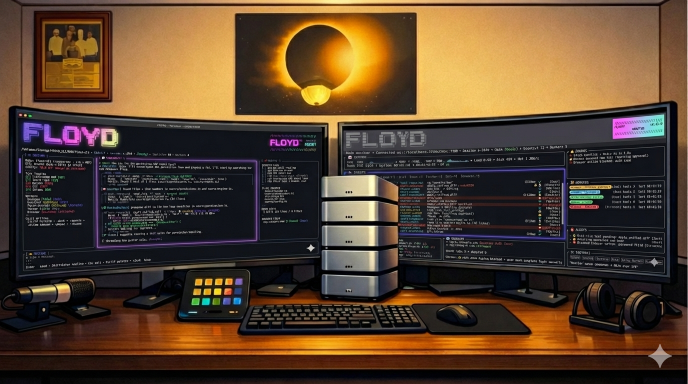
#> input picture extensibility/skills/design/canvas-design/original_workspace.png, 1376 x 768 px (shown at 1/2 size)
$ python create_social_card.py
#> lines starting #> are read from the running program, lines starting #| are printed output that depends on the picture
#!/usr/bin/env python3
"""Create museum-quality GitHub social card for FLOYD Code."""

from PIL import Image, ImageDraw, ImageFont, ImageFilter
import os

# Paths
input_path = "original_workspace.png"
output_path = "floyd_social_card.png"
target_size = (1200, 630)

# Colors (RGBA)
PURPLE = (139, 92, 246, 255)
PINK = (236, 72, 153, 255)
PURPLE_SUBTLE = (139, 92, 246, 15)
BORDER = (168, 85, 247, 60)

# Load and resize image to cover target size
img = Image.open(input_path).convert("RGBA")
#> img is the input picture: PIL image 1376x768 RGBA; mean R, G, B, A 87, 65.4, 45.8, 255
img_ratio = img.width / img.height
#> img_ratio = 1.79
target_ratio = target_size[0] / target_size[1]

if img_ratio > target_ratio:
    # Image is wider - fit to height
    new_height = target_size[1]
    new_width = int(new_height * img_ratio)
else:
    # Image is taller - fit to width
    new_width = target_size[0]
    new_height = int(new_width / img_ratio)
#> new_height = 669

img_resized = img.resize((new_width, new_height), Image.LANCZOS)
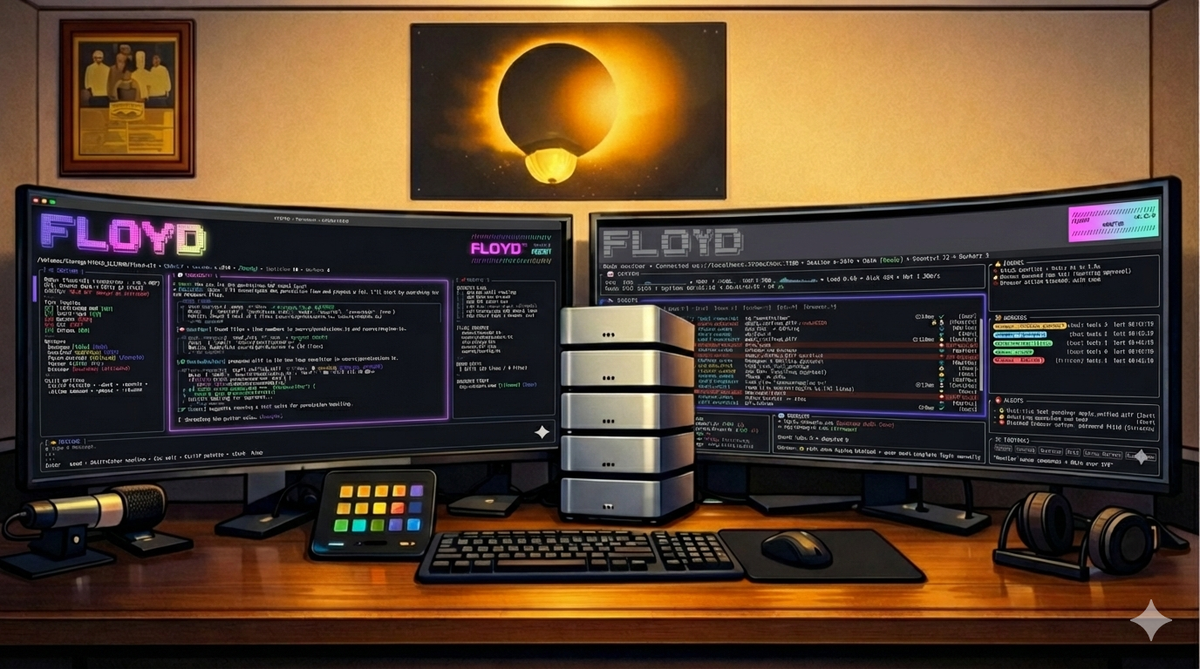
#> img_resized: PIL image 1200x669 RGBA; mean R, G, B, A 87, 65.4, 45.8, 255

# Create canvas with target size
canvas = Image.new("RGBA", target_size, (15, 15, 20, 255))
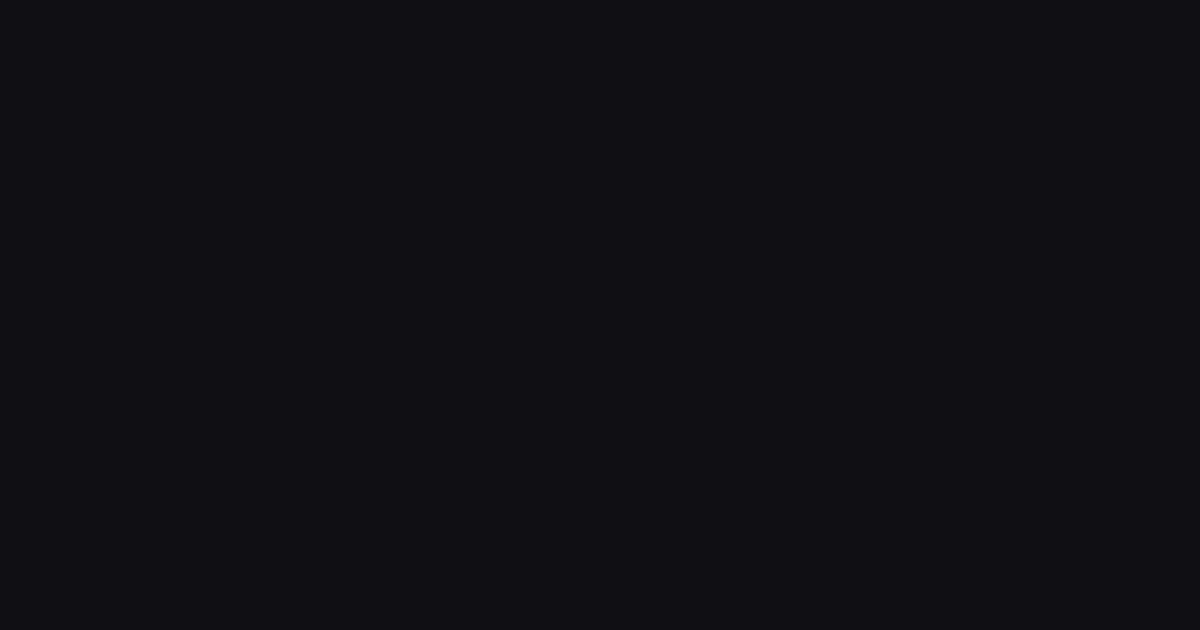
#> canvas: PIL image 1200x630 RGBA; mean R, G, B, A 15, 15, 20, 255

# Center the resized image
paste_x = (target_size[0] - new_width) // 2
paste_y = (target_size[1] - new_height) // 2
#> paste_y = -20
canvas.paste(img_resized, (paste_x, paste_y))

# Create base with blur for depth (subtle vignette effect)
blurred = canvas.filter(ImageFilter.GaussianBlur(radius=25))
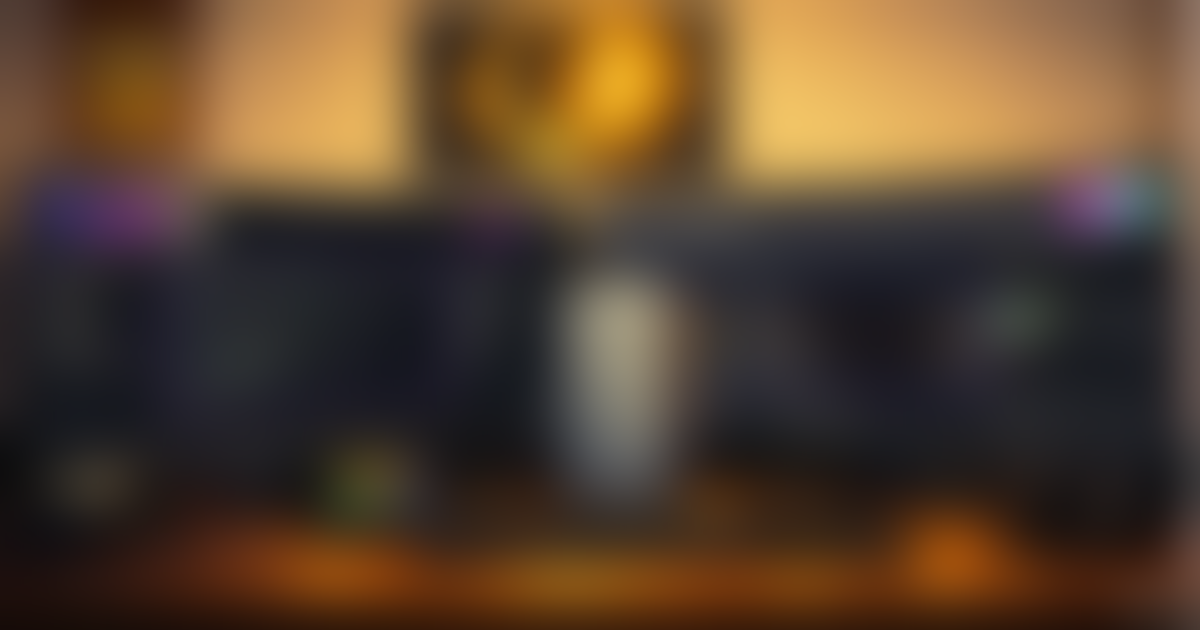
#> blurred: PIL image 1200x630 RGBA; mean R, G, B, A 87.9, 66.5, 46.9, 255
overlay = Image.new("RGBA", target_size, (0, 0, 0, 0))
#> overlay: PIL image 1200x630 RGBA; every value is 0

# Add subtle purple-pink gradient overlay (bottom-up)
for y in range(target_size[1]):
    intensity = int((y / target_size[1]) * 20)  # Subtle at bottom
    if intensity > 0:
        overlay_alpha = intensity
        # Mix purple and pink based on position
        purple_amt = 1 - (y / target_size[1])
        pink_amt = y / target_size[1]
        r = int(PURPLE[0] * purple_amt + PINK[0] * pink_amt)
        g = int(PURPLE[1] * purple_amt + PINK[1] * pink_amt)
        b = int(PURPLE[2] * purple_amt + PINK[2] * pink_amt)
        for x in range(target_size[0]):
            overlay.putpixel((x, y), (r, g, b, overlay_alpha))
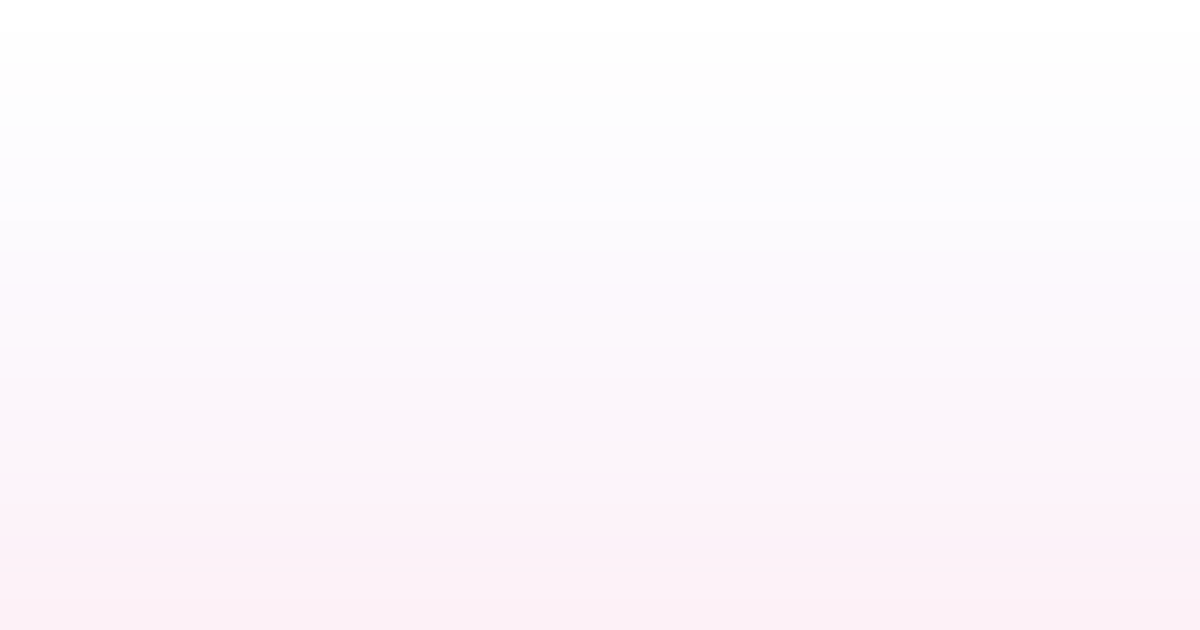
#> overlay: PIL image 1200x630 RGBA; mean R, G, B, A 179.8, 76.9, 186.7, 9.5; transparent parts drawn white

canvas = Image.alpha_composite(canvas, overlay)

# Add very subtle color wash
wash = Image.new("RGBA", target_size, PURPLE_SUBTLE)
canvas = Image.alpha_composite(canvas, wash)
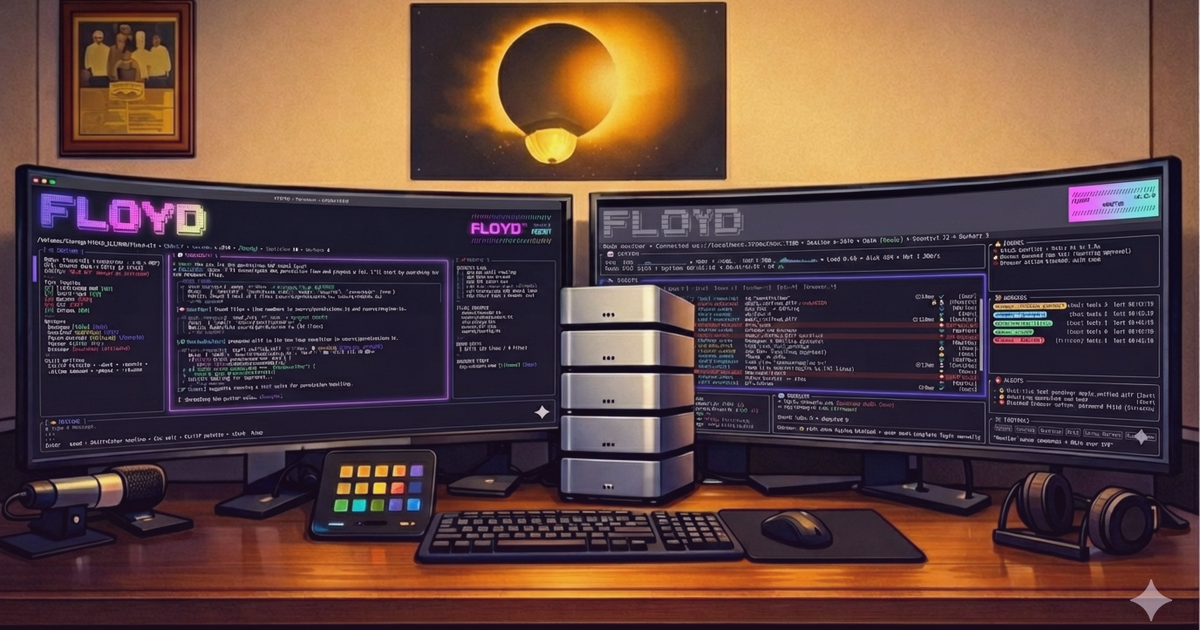
#> canvas: PIL image 1200x630 RGBA; mean R, G, B, A 95.4, 68.3, 63, 255

# Draw refined border
draw = ImageDraw.Draw(canvas)
margin = 12
border_rect = [margin, margin, target_size[0] - margin, target_size[1] - margin]
# Outer glow effect (multiple thin lines)
for i in range(3):
    alpha = 30 - i * 8
    draw.rectangle(border_rect, outline=(168, 85, 247, alpha), width=1)
    border_rect[0] += 1
    border_rect[1] += 1
    border_rect[2] -= 1
    border_rect[3] -= 1
#> after the loop, border_rect = [15, 15, 1185, 615]

# Create text watermark
text_canvas = Image.new("RGBA", target_size, (0, 0, 0, 0))
text_draw = ImageDraw.Draw(text_canvas)

# Try to use system fonts, fallback to default
try:
    font_large = ImageFont.truetype("/System/Library/Fonts/Helvetica.ttc", 52)
    font_small = ImageFont.truetype("/System/Library/Fonts/Helvetica-Light.ttc", 22)
except:
    try:
        font_large = ImageFont.truetype("DejaVuSans-Bold.ttf", 52)
        font_small = ImageFont.truetype("DejaVuSans.ttf", 22)
    except:
        font_large = ImageFont.load_default(size=52)
        font_small = ImageFont.load_default(size=22)

# Position: bottom left with generous margin
text_x = 40
text_y = target_size[1] - 85

# "FLOYD" in white with subtle shadow
text_draw.text((text_x + 2, text_y + 2), "FLOYD",
               font=font_large, fill=(0, 0, 0, 80))
text_draw.text((text_x, text_y), "FLOYD",
               font=font_large, fill=(255, 255, 255, 245))

# "Code" in pink below, offset and smaller
text_draw.text((text_x + 3, text_y + 58), "Code",
               font=font_small, fill=(232, 121, 249, 220))

# Composite text onto canvas
canvas = Image.alpha_composite(canvas, text_canvas)
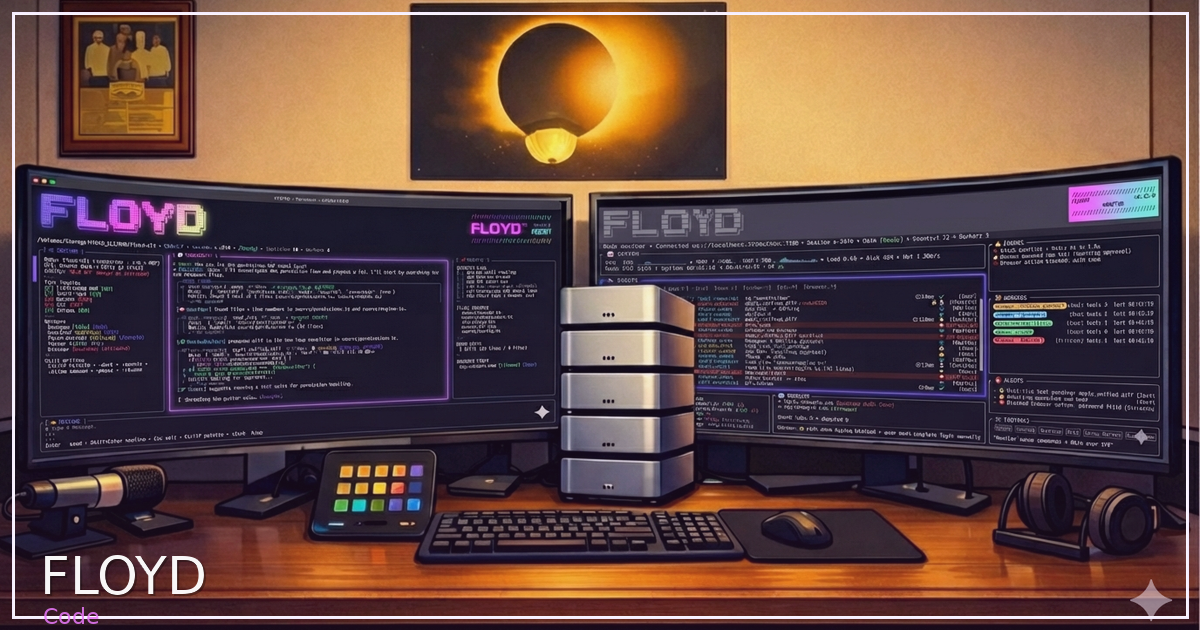
#> canvas: PIL image 1200x630 RGBA; mean R, G, B, A 96.8, 69.2, 66.3, 251.7; transparent parts drawn white

# Ensure output is pristine
canvas = canvas.convert("RGBA")
canvas.save(output_path, "PNG", optimize=True)

print(f"Created: {output_path}")
print(f"Size: {canvas.width}x{canvas.height}")
#| Size: 1200x630

$ run again, with extensibility/skills/design/canvas-design/floyd_social_card_v1.png copied over extensibility/skills/design/canvas-design/original_workspace.png
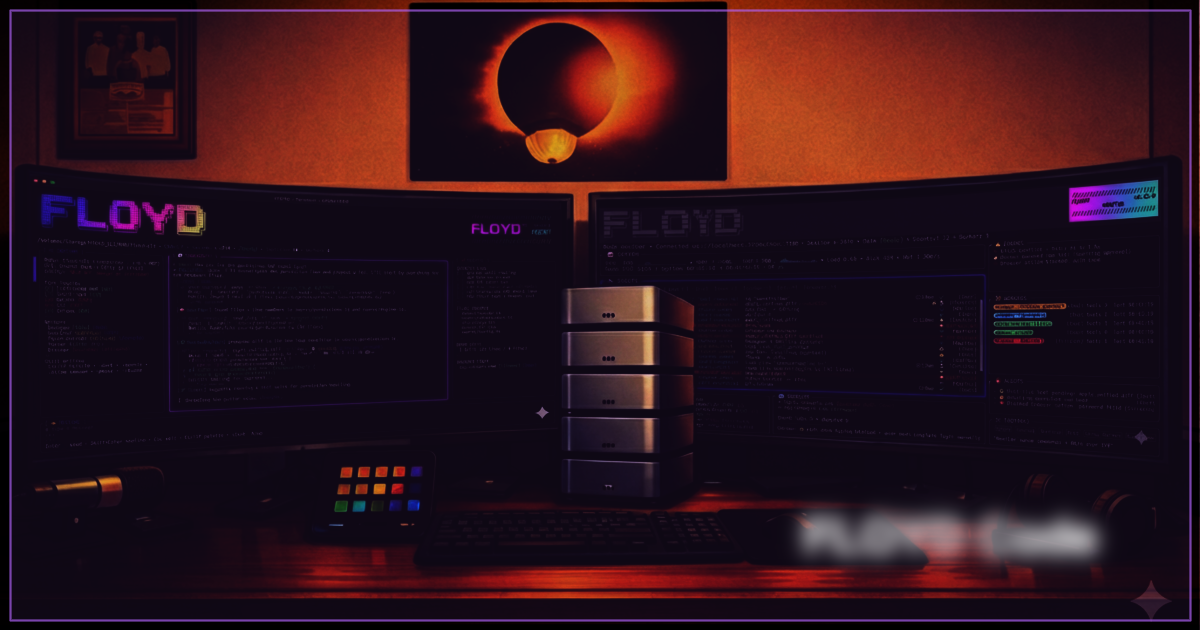
#> input picture extensibility/skills/design/canvas-design/floyd_social_card_v1.png, 1200 x 630 px
#> img is the input picture: PIL image 1200x630 RGBA; mean R, G, B, A 45.5, 18.4, 27.1, 255
#> `blurred = canvas.filter(ImageFilter.GaussianBlur(radius=25))`:
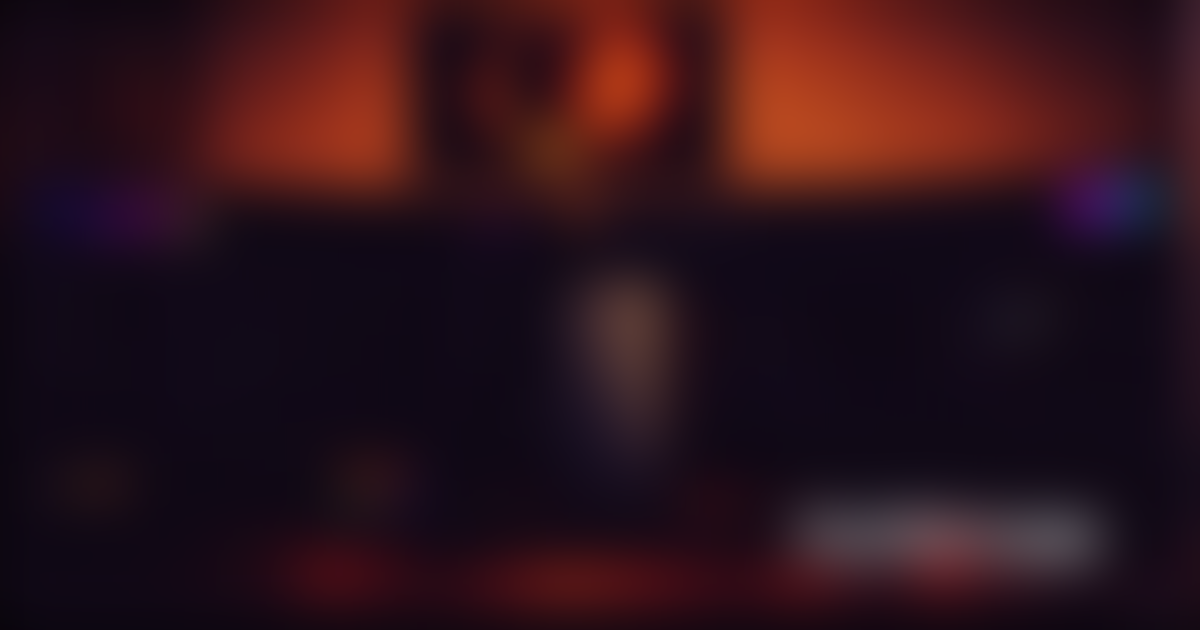
#> blurred: PIL image 1200x630 RGBA; mean R, G, B, A 45.5, 18.3, 26.5, 255
#> after the loop `for i in range(3):`: border_rect = [15, 15, 1185, 615]
#> `canvas = Image.alpha_composite(canvas, text_canvas)`:
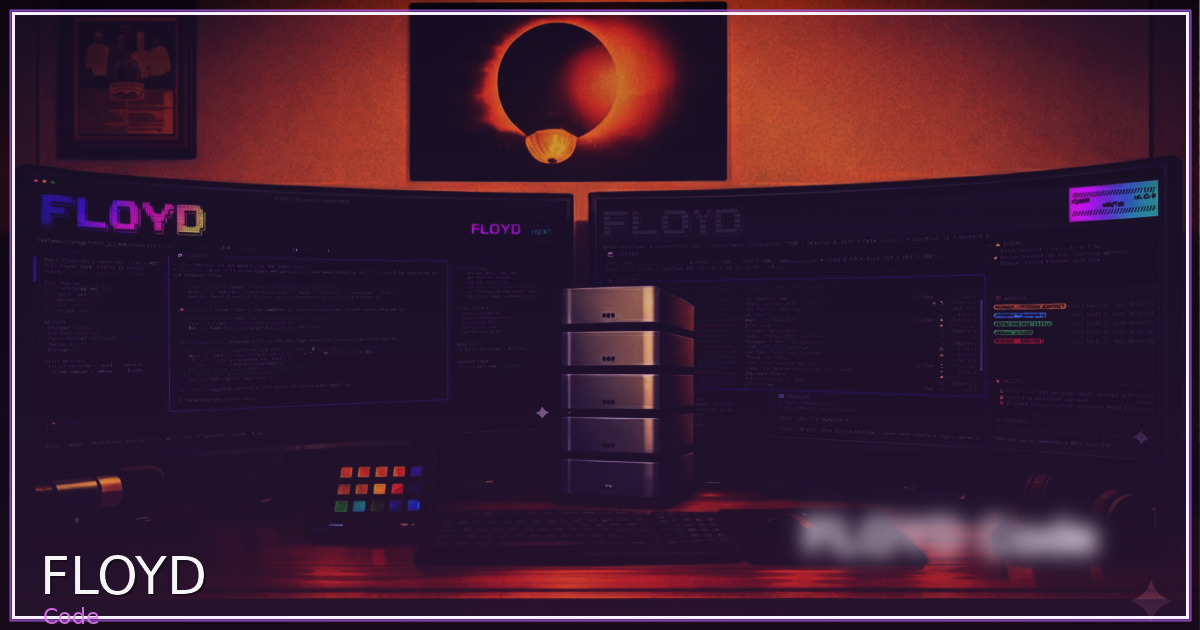
#> canvas: PIL image 1200x630 RGBA; mean R, G, B, A 59.3, 26.6, 49, 251.7; transparent parts drawn white
#| Size: 1200x630
